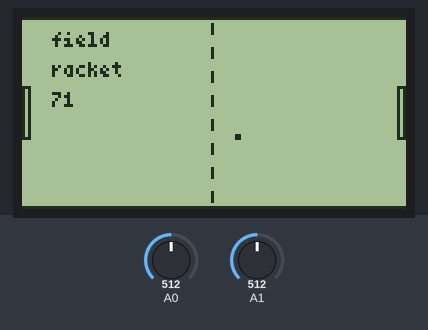
Simulated run of this sketch. Board: Arduino Uno, built with avr-gcc and run on an emulated ATmega328P. Parts: 128×64 one-colour display. The inputs (shaded band) are chosen by the test bench; at power-on: A0 = 512, A1 = 512.

Above: at 1.2 s.
1.3 s: A0 set to 716
At 1.58 s:
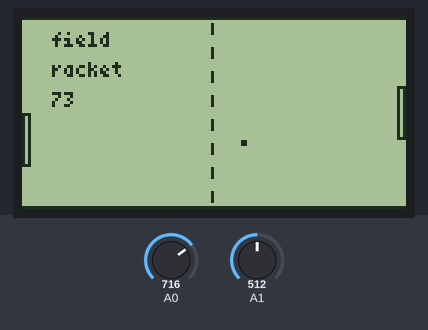
3.0 s: A1 set to 716
At 3.38 s:
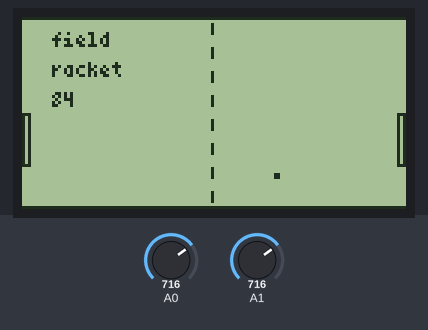
4.8 s: A0 set to 900
At 5.18 s:
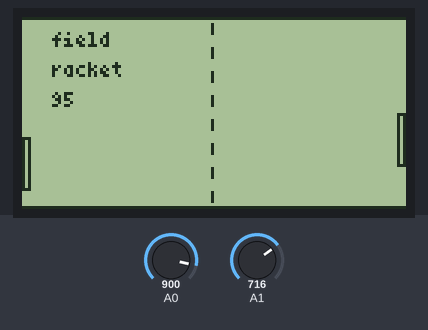
6.6 s: A1 set to 900
At 6.87 s:
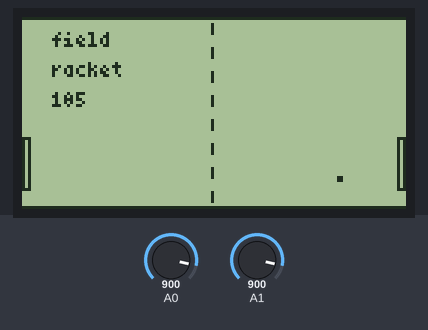
8.2 s: A0 set to 1023
At 8.58 s:
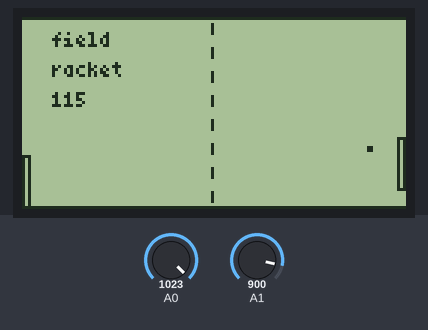
9.9 s: A1 set to 1023
At 10.28 s:
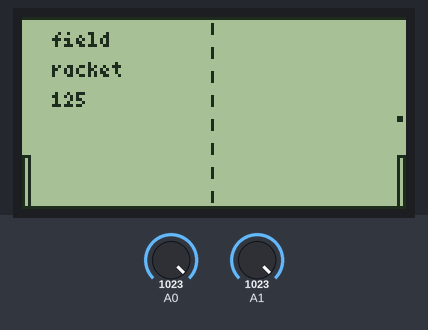

The sketch:

Issue-pong.ino
```cpp
/*
Week 000

Issue - Pong

doc A. Savushkin
23.04.22
*/

#include <Arduino.h>
#include <U8g2lib.h>
#include <SPI.h>

U8G2_ST7920_128X64_1_HW_SPI u8g2(U8G2_R0, A5, 8); // 23
// U8GLIB_ST7920_128X64_4X u8g(A5);

int ballX = 64;
int ballY = 32;

int ballSpeedX = 1;
int ballSpeedY = 1;

int dataCalcPlayer1{};
int dataCalcPlayer2{};

void setup(void)
{
    u8g2.begin();
}

void loop(void)
{
    calc();
    renderGraphics();
}

// рендер графики
void renderGraphics(void)
{
    u8g2.firstPage();
    do
    {
        drawField();
        drawRacket();
        drawBall();
    } while (u8g2.nextPage());
}

// рисуем поле
void drawField(void)
{
    u8g2.drawHLine(0, 0, 128);
    u8g2.drawHLine(0, 63, 128);

    int8_t distGrid = 2;

    for (int8_t a = 0; a < 8; a++)
    {
        u8g2.drawFrame(63, distGrid, 1, 4); // x y w h
        distGrid += 8;
    }

    drawDebug(10, "field");
}

// рисуем ракетки
void drawRacket(void)
{
    u8g2.drawFrame(0, round(dataCalcPlayer1), 3, 18);
    u8g2.drawFrame(125, round(dataCalcPlayer2), 3, 18);

    drawDebug(20, "racket");
}

// рисуем мячик
void drawBall(void)
{
    u8g2.drawFrame(ballX, ballY, 2, 2);

    drawDebug(30, (String)ballX);

    delay(5);
}

// производим вычисления
void calc()
{
    int dataPlayer1 = analogRead(A0); // 18
    int dataPlayer2 = analogRead(A1); // 19

    dataCalcPlayer1 = dataPlayer1 * (46.0 / 1023.0);
    dataCalcPlayer2 = dataPlayer2 * (46.0 / 1023.0);

    ballX += ballSpeedX;
    ballY += ballSpeedY;

    if ((ballX >= 127) || (ballX <= 0))
    {
        ballSpeedX *= -1;
    }

    if ((ballY >= 63) || (ballY <= 0))
    {
        ballSpeedY *= -1;
    }

    if ((ballX >= 3) && (ballX <= 5))
    {
        if ((ballY >= round(dataCalcPlayer1)) && (ballY <= round(dataCalcPlayer1) + 18))
        {
            ballSpeedX *= -1;
        }
    }
}

/*
U8G2_ST7920_128X64_1_HW_SPI(rotation, cs [, reset]) [page buffer, size = 128 bytes]
U8G2_ST7920_128X64_2_HW_SPI(rotation, cs [, reset]) [page buffer, size = 256 bytes]
U8G2_ST7920_128X64_F_HW_SPI(rotation, cs [, reset]) [full framebuffer, size = 1024 bytes]
*/

// пишем дебаг на экране
void drawDebug(int8_t ddistY, String text)
{
    u8g2.setFont(u8g2_font_4x6_tf);
    u8g2.setCursor(10, ddistY);
    u8g2.print(text);
}
```
